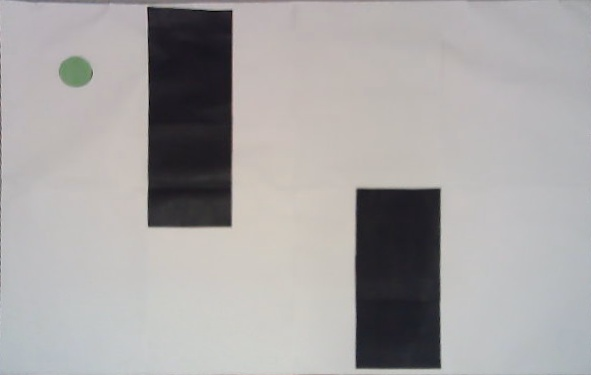
#> input picture path_planning/map1.jpg, 591 x 375 px, found by its file name
$ python prm.py
#> lines starting #> are read from the running program, lines starting #| are printed output that depends on the picture; after the words box and inside, x2 and y2 are one past the last pixel; in counts of white or black regions, pixels touching at a corner belong together
### path_planning/create_map.py
import numpy as np
import matplotlib.pyplot as plt
from skimage.color import rgb2gray
from skimage.transform import resize

#fig, ax = plt.subplots(1,2)
def create_map(image):
    threshold = 0.35
    scale = 10
    #image = plt.imread(image_dir)


    height, width, channel = image.shape


    image = resize(image, (int(height/scale), int(width/scale)))
    height, width, channel = image.shape

    #print(height, width)
    gray = rgb2gray(image)
    bwimage = np.where(gray > threshold, 1, 0)
    bwimage[0,:] = 0
    bwimage[:,0] = 0
    bwimage[height-1,:] = 0
    bwimage[:,width-1] = 0

    ox = []
    oy = []
    for i in range(height):
        for j in range(width):
            if bwimage[i][j] == 0:
                ox.append(j)
                oy.append(i)


    # [6 lines of commented-out code are left out]
    return ox, oy, scale
#create_map('map1.jpg')

### path_planning/prm.py
import random
import math
import numpy as np
import matplotlib.pyplot as plt
from scipy.spatial import cKDTree
import cv2

from path_planning.create_map import create_map

# parameter
N_SAMPLE = 500  # number of sample_points
N_KNN = 10  # number of edge from one sampled point
MAX_EDGE_LEN = 30.0  # [m] Maximum edge length

show_animation = True


class Node:
    """
    Node class for dijkstra search
    """

    def __init__(self, x, y, cost, parent_index):
        self.x = x
        self.y = y
        self.cost = cost
        self.parent_index = parent_index

    def __str__(self):
        return str(self.x) + "," + str(self.y) + "," +\
               str(self.cost) + "," + str(self.parent_index)


def prm_planning(sx, sy, gx, gy, ox, oy, rr):

    obstacle_kd_tree = cKDTree(np.vstack((ox, oy)).T)
    print(obstacle_kd_tree)

    sample_x, sample_y = sample_points(sx, sy, gx, gy,
                                       rr, ox, oy, obstacle_kd_tree)
    if show_animation:
        plt.plot(sample_x, sample_y, ".b")

    road_map = generate_road_map(sample_x, sample_y, rr, obstacle_kd_tree)

    rx, ry = dijkstra_planning(
        sx, sy, gx, gy, road_map, sample_x, sample_y)

    return rx, ry


def is_collision(sx, sy, gx, gy, rr, obstacle_kd_tree):
    x = sx
    y = sy
    dx = gx - sx
    dy = gy - sy
    yaw = math.atan2(gy - sy, gx - sx)
    d = math.hypot(dx, dy)

    if d >= MAX_EDGE_LEN:
        return True

    D = rr
    n_step = round(d / D)

    for i in range(n_step):
        dist, _ = obstacle_kd_tree.query([x, y])
        if dist <= rr:
            return True  # collision
        x += D * math.cos(yaw)
        y += D * math.sin(yaw)

    # goal point check
    dist, _ = obstacle_kd_tree.query([gx, gy])
    if dist <= rr:
        return True  # collision

    return False  # OK


def generate_road_map(sample_x, sample_y, rr, obstacle_kd_tree):
    """
    Road map generation
    sample_x: [m] x positions of sampled points
    sample_y: [m] y positions of sampled points
    rr: Robot Radius[m]
    obstacle_kd_tree: KDTree object of obstacles
    """

    road_map = []
    n_sample = len(sample_x)
    sample_kd_tree = cKDTree(np.vstack((sample_x, sample_y)).T)

    for (i, ix, iy) in zip(range(n_sample), sample_x, sample_y):

        dists, indexes = sample_kd_tree.query([ix, iy], k=n_sample)
        edge_id = []

        for ii in range(1, len(indexes)):
            nx = sample_x[indexes[ii]]
            ny = sample_y[indexes[ii]]

            if not is_collision(ix, iy, nx, ny, rr, obstacle_kd_tree):
                edge_id.append(indexes[ii])

            if len(edge_id) >= N_KNN:
                break

        road_map.append(edge_id)

    #plot_road_map(road_map, sample_x, sample_y) #PLOTS EDGES BETWEEN SAMPLED POINTS

    return road_map


def dijkstra_planning(sx, sy, gx, gy, road_map, sample_x, sample_y):
    """
    s_x: start x position [m]
    s_y: start y position [m]
    gx: goal x position [m]
    gy: goal y position [m]
    ox: x position list of Obstacles [m]
    oy: y position list of Obstacles [m]
    rr: robot radius [m]
    road_map: ??? [m]
    sample_x: ??? [m]
    sample_y: ??? [m]
    @return: Two lists of path coordinates ([x1, x2, ...], [y1, y2, ...]), empty list when no path was found
    """

    start_node = Node(sx, sy, 0.0, -1)
    goal_node = Node(gx, gy, 0.0, -1)

    open_set, closed_set = dict(), dict()
    open_set[len(road_map) - 2] = start_node

    path_found = True

    while True:
        if not open_set:
            print("Cannot find path")
            path_found = False
            break

        c_id = min(open_set, key=lambda o: open_set[o].cost)
        current = open_set[c_id]

        # show graph
        if show_animation and len(closed_set.keys()) % 2 == 0:
            # for stopping simulation with the esc key.
            plt.gcf().canvas.mpl_connect(
                'key_release_event',
                lambda event: [exit(0) if event.key == 'escape' else None])
            #plt.plot(current.x, current.y, "xg")
            #plt.pause(0.001)

        if c_id == (len(road_map) - 1):
            print("goal is found!")
            goal_node.parent_index = current.parent_index
            goal_node.cost = current.cost
            break

        # Remove the item from the open set
        del open_set[c_id]
        # Add it to the closed set
        closed_set[c_id] = current

        # expand search grid based on motion model
        for i in range(len(road_map[c_id])):
            n_id = road_map[c_id][i]
            dx = sample_x[n_id] - current.x
            dy = sample_y[n_id] - current.y
            d = math.hypot(dx, dy)
            node = Node(sample_x[n_id], sample_y[n_id],
                        current.cost + d, c_id)

            if n_id in closed_set:
                continue
            # Otherwise if it is already in the open set
            if n_id in open_set:
                if open_set[n_id].cost > node.cost:
                    open_set[n_id].cost = node.cost
                    open_set[n_id].parent_index = c_id
            else:
                open_set[n_id] = node

    if path_found is False:
        return [], []

    # generate final course
    rx, ry = [goal_node.x], [goal_node.y]
    parent_index = goal_node.parent_index
    while parent_index != -1:
        n = closed_set[parent_index]
        rx.append(n.x)
        ry.append(n.y)
        parent_index = n.parent_index

    return rx, ry


def plot_road_map(road_map, sample_x, sample_y):  # pragma: no cover

    for i, _ in enumerate(road_map):
        for ii in range(len(road_map[i])):
            ind = road_map[i][ii]

            plt.plot([sample_x[i], sample_x[ind]],
                     [sample_y[i], sample_y[ind]], "-k")


def sample_points(sx, sy, gx, gy, rr, ox, oy, obstacle_kd_tree):
    max_x = max(ox)
    max_y = max(oy)
    min_x = min(ox)
    min_y = min(oy)

    sample_x, sample_y = [], []

    while len(sample_x) <= N_SAMPLE:
        tx = (random.random() * (max_x - min_x)) + min_x
        ty = (random.random() * (max_y - min_y)) + min_y

        dist, index = obstacle_kd_tree.query([tx, ty])

        if dist >= rr:
            sample_x.append(tx)
            sample_y.append(ty)

    sample_x.append(sx)
    sample_y.append(sy)
    sample_x.append(gx)
    sample_y.append(gy)

    return sample_x, sample_y


def main():
    print(__file__ + " start!!")

    img = cv2.imread('path_planning/map1.jpg')
#> img is the input picture: shape (375, 591, 3); mean B, G, R 165.1, 165.4, 168
    img = cv2.flip(img, 0)
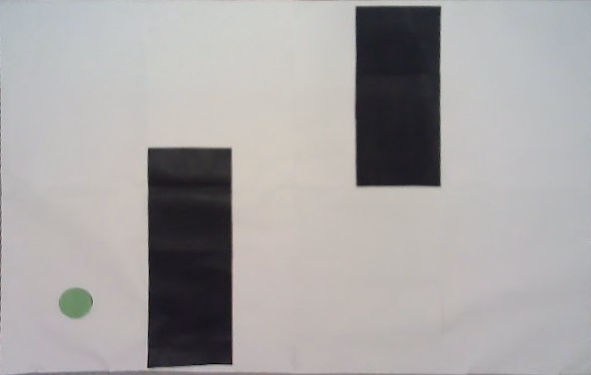
#> img: shape (375, 591, 3); mean B, G, R 165.1, 165.4, 168
    ox, oy, scale = create_map(img)
#> in create_map, `image = resize(image, (int(height/scale), int(width/scale)))`:
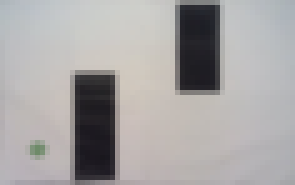
#> image: shape (37, 59, 3) float64 (shown 5 times larger); mean of channels 0, 1, 2 0.648, 0.649, 0.659; drawn as B, G, R
#> in create_map, `bwimage = np.where(gray > threshold, 1, 0)`:
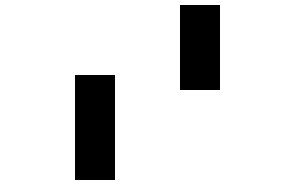
#> bwimage: shape (37, 59) int64 (shown 5 times larger); values 0 (black) and 1 (white), 86.1% white; 2 black regions, box (x1, y1, x2, y2) and area: (15, 15, 23, 36) 168, (36, 1, 44, 18) 136
#> in create_map, `bwimage[0,:] = 0`: bwimage: shape (37, 59) int64; values 0 (black) and 1 (white), 83.4% white; 2 black regions, box (x1, y1, x2, y2) and area: (0, 0, 59, 18) 195, (15, 15, 23, 36) 168
#> in create_map, `bwimage[:,0] = 0`:
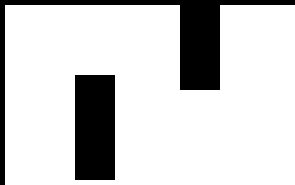
#> bwimage: shape (37, 59) int64 (shown 5 times larger); values 0 (black) and 1 (white), 81.7% white; 2 black regions, box (x1, y1, x2, y2) and area: (0, 0, 59, 37) 231, (15, 15, 23, 36) 168
#> in create_map, `bwimage[height-1,:] = 0`:
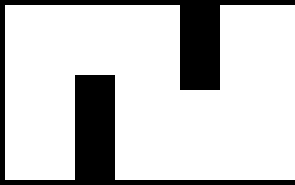
#> bwimage: shape (37, 59) int64 (shown 5 times larger); values 0 (black) and 1 (white), 79.1% white; 1 black region, box (x1, y1, x2, y2) and area: (0, 0, 59, 37) 457
#> in create_map, `bwimage[:,width-1] = 0`:
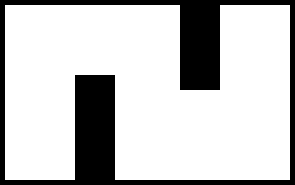
#> bwimage: shape (37, 59) int64 (shown 5 times larger); values 0 (black) and 1 (white), 77.5% white; 1 black region, box (x1, y1, x2, y2) and area: (0, 0, 59, 37) 492
#> ox = 492 values, max 58 at index 58, min 0 at index 0, mean 28.32; oy = 492 values from 0 to 36; scale = 10
    # start and goal position
    sx = 60.0/scale  # [m]
#> sx = 6
    sy = 300.0/scale  # [m]
#> sy = 30
    gx = 520.0/scale  # [m]
#> gx = 52
    gy = 50.0/scale  # [m]
#> gy = 5
    robot_size = 25.0/scale  # [m]
#> robot_size = 2.5

    # [4 lines of commented-out code are left out]

    if show_animation:
        plt.plot(ox, oy, ".k", markersize=scale)
        plt.plot(sx, sy, "^r")
        plt.plot(gx, gy, "^c")
        plt.grid(True)
        #plt.axis("equal")
        #plt.axis([-20, 50, -2, 50])
    rx, ry = prm_planning(sx, sy, gx, gy, ox, oy, robot_size)
#> (printed output is left out)
#> in sample_points, `max_x = max(ox)`: max_x = 58
#> in sample_points, `max_y = max(oy)`: max_y = 36
#> in sample_points, `min_x = min(ox)`: min_x = 0
#> the loop in sample_points, `while len(sample_x) <= N_SAMPLE:` made 938 passes
#> (tx, ty, dist, index) on passes 1 to 3: (48.98, 27.29, 8.71, 482), (24.39, 9.32, 6.16, 207), (29.65, 14.58, 6.36, 208)
#> after the loop in sample_points, `while len(sample_x) <= N_SAMPLE:`: sample_x = 501 values, max 55.53 at index 352, min 2.5 at index 295, mean 30.3; sample_y = 501 values, max 33.46 at index 427, min 2.54 at index 142, mean 17.98
#> in prm_planning, `sample_x, sample_y = sample_points(sx, sy, gx, gy, rr, ox, oy, obstacl..`: sample_x = 503 values, max 55.53 at index 352, min 2.5 at index 295, mean 30.3; sample_y = 503 values, max 33.46 at index 427, min 2.54 at index 142, mean 17.98
#> in generate_road_map, `n_sample = len(sample_x)`: n_sample = 503
#> the loop in generate_road_map, `for (i, ix, iy) in zip(range(n_sample), sample_x, sample_y): ` made 503 passes
#> (ix, iy) on passes 5 to 7: (52.67, 18.17), (46.99, 32.48), (52.13, 24.62)
#> the loop in dijkstra_planning, `while parent_index != -1:` made 36 passes

    #assert rx, 'Cannot found path'

    if show_animation:
        plt.plot(rx, ry, "-r")
        plt.pause(0.001)
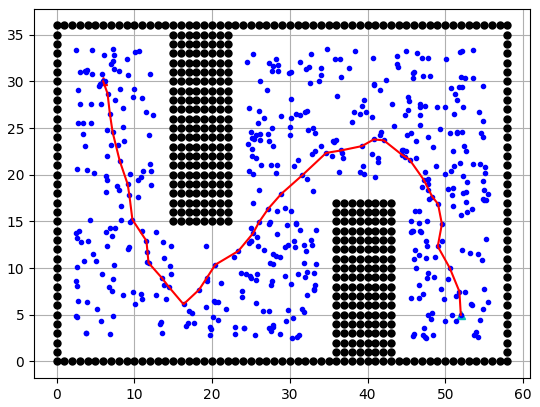
#> figure drawn by matplotlib, 1 panel
        plt.show()


if __name__ == '__main__':
    main()
